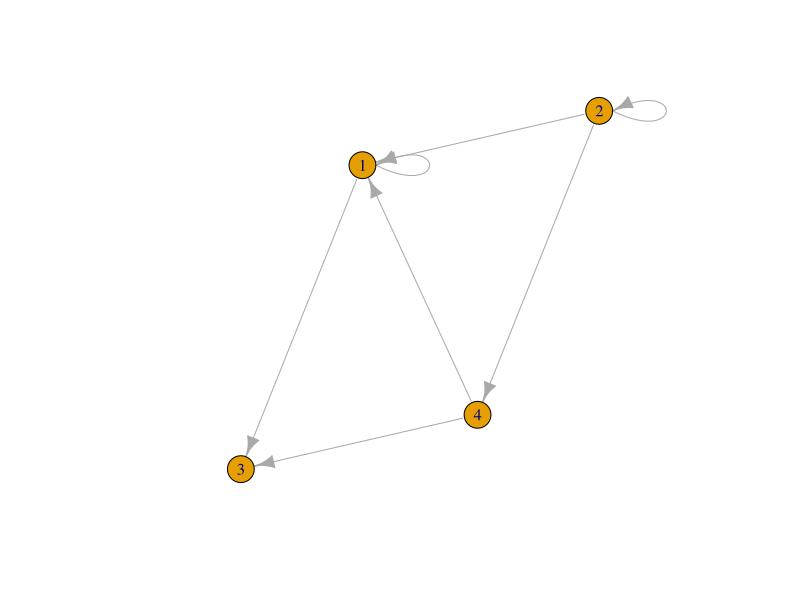

Source code (R):
install.packages("igraph")
install.packages('expm')
library(expm)
library(igraph)
g <-sample_gnm(4,m= 7, directed = TRUE,loops = 1)
g
plot(g)

#using teleporting factor 0.8
df <- data.frame(pr = page_rank(g, damping = 0.8,personalized=c(0,1,0,1))$vector)
df
#using teleporting factor 0.8
df1 <- data.frame(pr = page_rank(g, damping = 0.8)$vector)
df1
